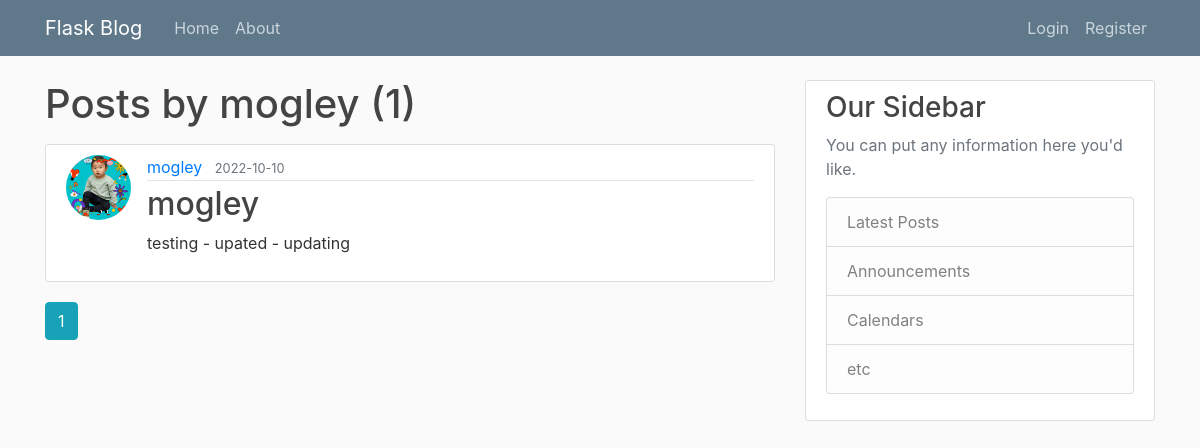
/user/mogley, run on an earlier commit of the app's database.
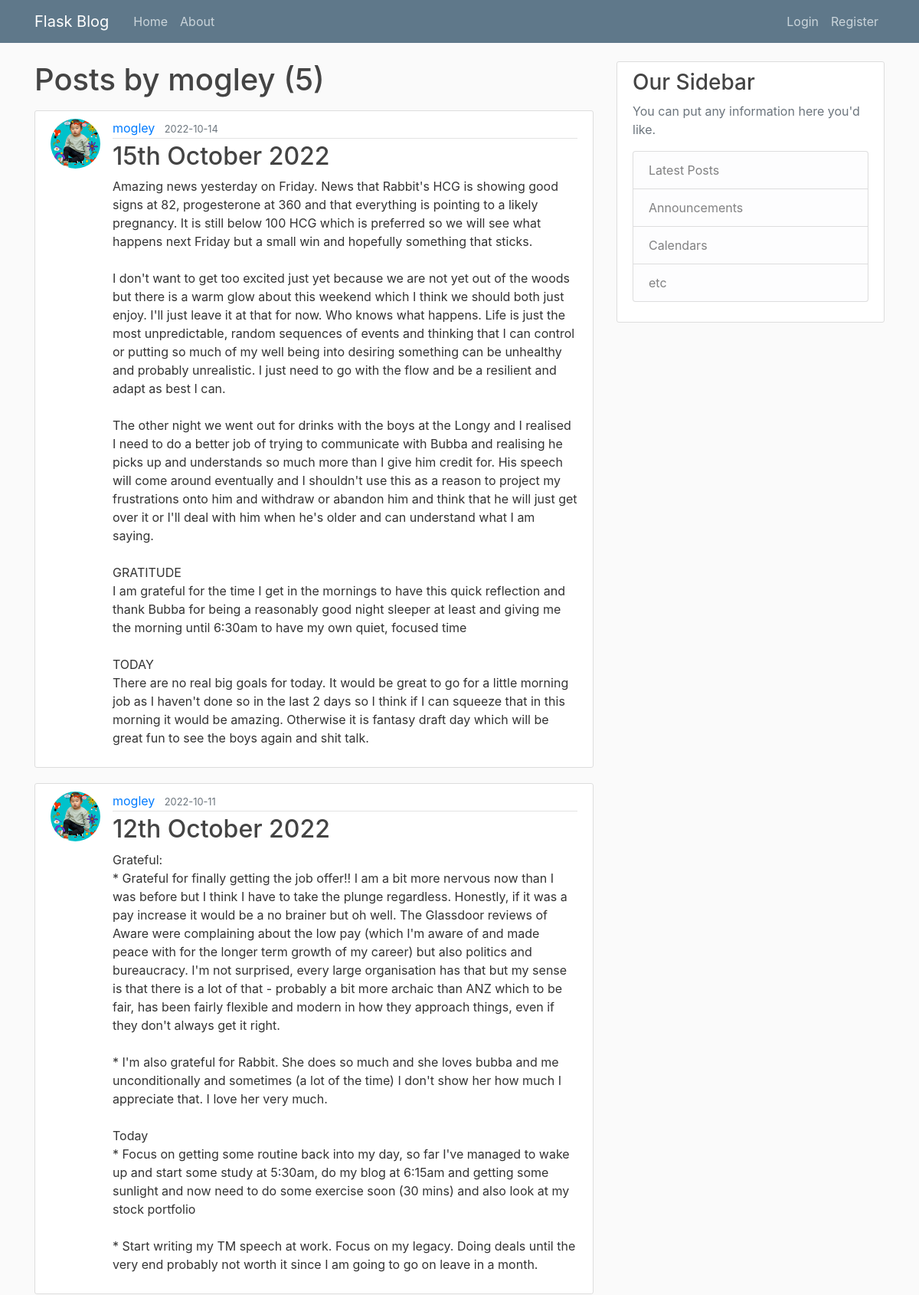
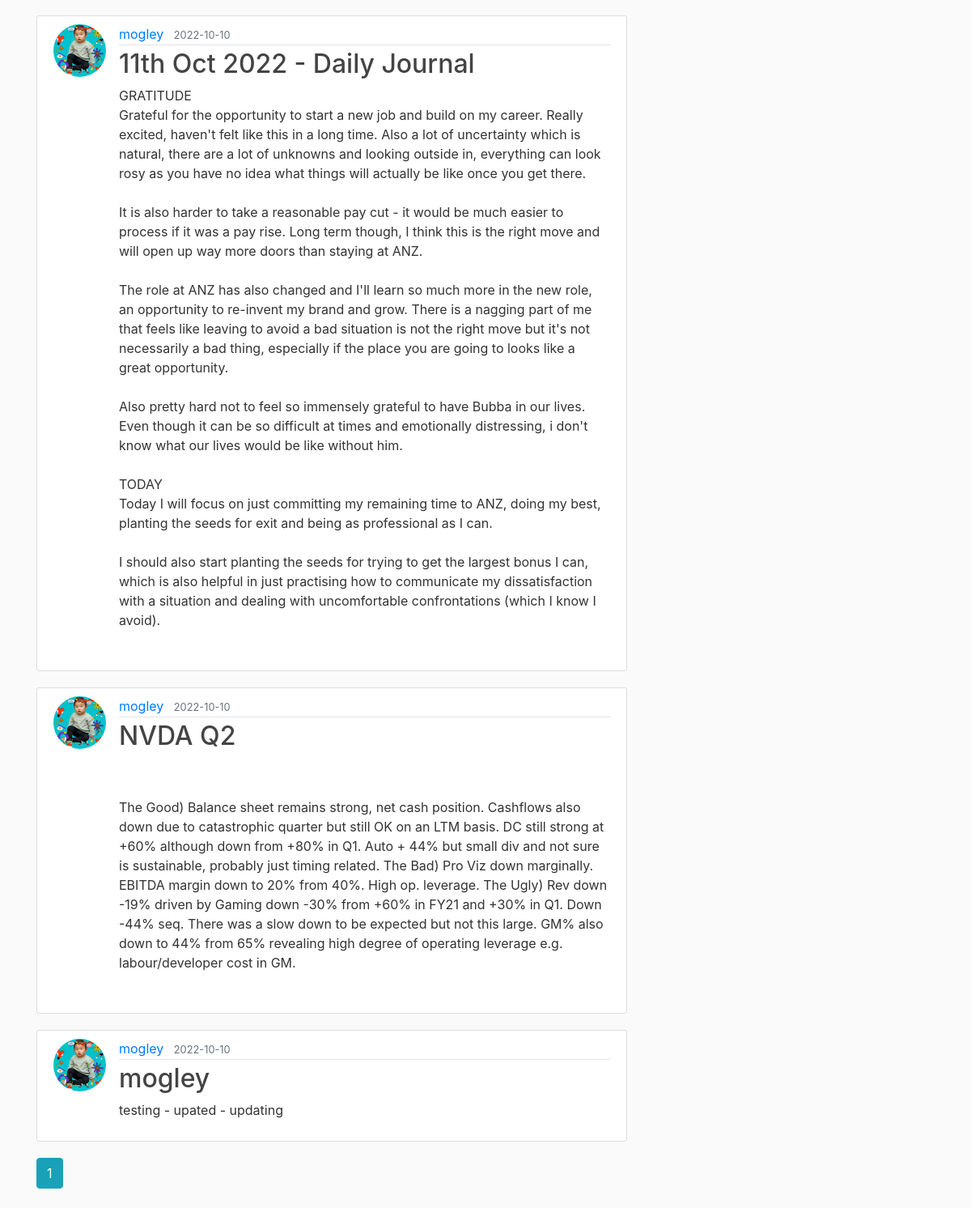
And on a later commit of the database (2 pictures, top to bottom).
### flaskblog/models.py (models this page shows, shortened)
class User(db.Model, UserMixin):  # Inherit from db.Model. UserMixin is required.
    id = db.Column(db.Integer, primary_key=True) # User id
    username = db.Column(db.String(20), unique=True, nullable=False) # Username, 20 char length max, must be unique, must have at least a username
    email = db.Column(db.String(120), unique=True, nullable=False) # Email
    image_file = db.Column(db.String(20), nullable=False, default='default.jpeg')  # Profile pic
    password = db.Column(db.String(60), nullable=False)
    posts = db.relationship('Post', backref='author', lazy=True) # backref allows Post to get the user that created the post. Every post must have a User. But a User can have many Posts.

class Post(db.Model):  # Inherit from db.Model
    id = db.Column(db.Integer, primary_key=True)
    title = db.Column(db.String(100), nullable=False)
    date_posted = db.Column(db.DateTime, nullable=False, default=datetime.utcnow)
    content = db.Column(db.Text, nullable=False)
    user_id = db.Column(db.Integer, db.ForeignKey('user.id'), nullable=False)

### flaskblog/users/routes.py (the view)
@users.route("/user/<string:username>")  # show posts for only specific username
def user_posts(username):
    page = request.args.get('page', 1, type=int)  # variable for the page selected for posts var below, picked up as a request.args. type=int will throw value error if page is anything but an int. Default = 1.
    user = User.query.filter_by(username=username).first_or_404() # get first user with this username or 404. username from the route variable
    posts = Post.query.filter_by(author=user)\
        .order_by(Post.date_posted.desc())\
            .paginate(page=page, per_page=5)
    return render_template('user_posts.html', posts=posts, user=user)

### flaskblog/templates/user_posts.html
{% extends 'layout.html' %}
{% block content %}
    <h1 class="mb-3">Posts by {{ user.username }} ({{ posts.total }})</h1>
    {% for post in posts.items %}
        <article class="media content-section">
            <img class="rounded-circle article-img" src="{{ url_for('static', filename='profile_pics/' + post.author.image_file) }}">
            <div class="media-body">
            <div class="article-metadata">
                <a class="mr-2" href="{{ url_for('users.user_posts', username=post.author.username) }}">{{ post.author.username }}</a>
                <small class="text-muted">{{ post.date_posted.strftime('%Y-%m-%d') }}</small>
            </div>
            <h2><a class="article-title" href="{{ url_for('posts.post', post_id=post.id) }}">{{ post.title }}</a></h2>
            <p class="article-content">{{ post.content }}</p>
            </div>
        </article>
    {% endfor %}
    {% for page_num in posts.iter_pages(left_edge=1, right_edge=1, left_current=1, right_current=2) %}
        {% if page_num %}
            {% if posts.page == page_num %}
                <a class="btn btn-info mb-4" href="{{ url_for('users.user_posts', username=user.username, page=page_num) }}">{{ page_num }}</a>
            {% else %}
                <a class="btn btn-outline-info mb-4" href="{{ url_for('users.user_posts', username=user.username, page=page_num) }}">{{ page_num }}</a>
            {% endif %}
        {% else %}
            ...
        {% endif %}
    {% endfor %}
{% endblock content %}

### flaskblog/templates/layout.html (shortened to what this page needs)
<html>
<head>
    <link rel="stylesheet" href="https://maxcdn.bootstrapcdn.com/bootstrap/4.0.0/css/bootstrap.min.css">
    <link rel="stylesheet" type="text/css" href="{{ url_for('static', filename='main.css') }}">
</head>
<body>
    <header class="site-header">
        <nav class="navbar navbar-expand-md navbar-dark bg-steel fixed-top">
            <div class="container">
            <a class="navbar-brand mr-4" href="/">Flask Blog</a>
            <div class="collapse navbar-collapse" id="navbarToggle">
                <div class="navbar-nav mr-auto">
                <a class="nav-item nav-link" href="{{ url_for('main.home') }}">Home</a>
                <a class="nav-item nav-link" href="{{ url_for('main.about') }}">About</a>
                </div>
                <div class="navbar-nav">
                    {% if current_user.is_authenticated %}
                        <a class="nav-item nav-link" href="{{ url_for('posts.new_post') }}">New Post</a>
                        <a class="nav-item nav-link" href="{{ url_for('users.account') }}">Account</a>
                        <a class="nav-item nav-link" href="{{ url_for('users.logout') }}">Logout</a>
                    {% else %}
                        <a class="nav-item nav-link" href="{{ url_for('users.login') }}">Login</a>
                        <a class="nav-item nav-link" href="{{ url_for('users.register') }}">Register</a>
                    {% endif %}
                </div>
            </div>
            </div>
        </nav>
    </header>
    <main role="main" class="container">
    <div class="row">
        <div class="col-md-8">
            {% block content %}{% endblock %}
        </div>
        <div class="col-md-4">
        <div class="content-section">
            <h3>Our Sidebar</h3>
            <p class='text-muted'>You can put any information here you'd like.
            <ul class="list-group">
                <li class="list-group-item list-group-item-light">Latest Posts</li>
                <li class="list-group-item list-group-item-light">Announcements</li>
                <li class="list-group-item list-group-item-light">Calendars</li>
                <li class="list-group-item list-group-item-light">etc</li>
            </ul>
            </p>
        </div>
        </div>
    </div>
    </main>
</body>
</html>

### flaskblog/static/main.css (style rules this page uses)
body { background: #fafafa; color: #333333; margin-top: 5rem; }
h1, h2, h3, h4, h5, h6 { color: #444444; }
.bg-steel { background-color: #5f788a; }
.site-header .navbar-nav .nav-link { color: #cbd5db; }
.content-section { background: #ffffff; padding: 10px 20px; border: 1px solid #dddddd; border-radius: 3px; margin-bottom: 20px; }
.article-title { color: #444444; }
.article-content { white-space: pre-line; }
.article-img { height: 65px; width: 65px; margin-right: 16px; }
.article-metadata { padding-bottom: 1px; margin-bottom: 4px; border-bottom: 1px solid #e3e3e3 }

What changed in the data, as far as the page shows it:
added Post: image_file (picture), author.username "mogley", date_posted "2022-10-14", title "15th October 2022", content "Amazing news yesterday on Friday. News that Rabbit's HCG is showing good signs at 82, progesterone at 360 and that everything is pointing to a likely pregnancy. It is still below 100 HCG which is preferred so we will see what happens next Friday but a small win and hopefully something that sticks. I don't want to get too excited just yet because we are not yet out of the woods but there is a warm glow about this weekend which I think we should both just enjoy. I'll just leave it at that for now. Who knows what happens. Life is just the most unpredictable, random sequences of events and thinking that I can control or putting so much of my well being into desiring something can be unhealthy…"
added Post: image_file (picture), author.username "mogley", date_posted "2022-10-11", title "12th October 2022", content "Grateful: * Grateful for finally getting the job offer!! I am a bit more nervous now than I was before but I think I have to take the plunge regardless. Honestly, if it was a pay increase it would be a no brainer but oh well. The Glassdoor reviews of Aware were complaining about the low pay (which I'm aware of and made peace with for the longer term growth of my career) but also politics and bureaucracy. I'm not surprised, every large organisation has that but my sense is that there is a lot of that - probably a bit more archaic than ANZ which to be fair, has been fairly flexible and modern in how they approach things, even if they don't always get it right. * I'm also grateful for Rabbit.…"
added Post: image_file (picture), author.username "mogley", date_posted "2022-10-10", title "11th Oct 2022 - Daily Journal", content "GRATITUDE Grateful for the opportunity to start a new job and build on my career. Really excited, haven't felt like this in a long time. Also a lot of uncertainty which is natural, there are a lot of unknowns and looking outside in, everything can look rosy as you have no idea what things will actually be like once you get there. It is also harder to take a reasonable pay cut - it would be much easier to process if it was a pay rise. Long term though, I think this is the right move and will open up way more doors than staying at ANZ. The role at ANZ has also changed and I'll learn so much more in the new role, an opportunity to re-invent my brand and grow. There is a nagging part of me that…"
added Post: image_file (picture), author.username "mogley", date_posted "2022-10-10", title "NVDA Q2", content "The Good) Balance sheet remains strong, net cash position. Cashflows also down due to catastrophic quarter but still OK on an LTM basis. DC still strong at +60% although down from +80% in Q1. Auto + 44% but small div and not sure is sustainable, probably just timing related. The Bad) Pro Viz down marginally. EBITDA margin down to 20% from 40%. High op. leverage. The Ugly) Rev down -19% driven by Gaming down -30% from +60% in FY21 and +30% in Q1. Down -44% seq. There was a slow down to be expected but not this large. GM% also down to 44% from 65% revealing high degree of operating leverage e.g. labour/developer cost in GM."
Also different on the page:
{{ posts.total }}: "1" → "5"
